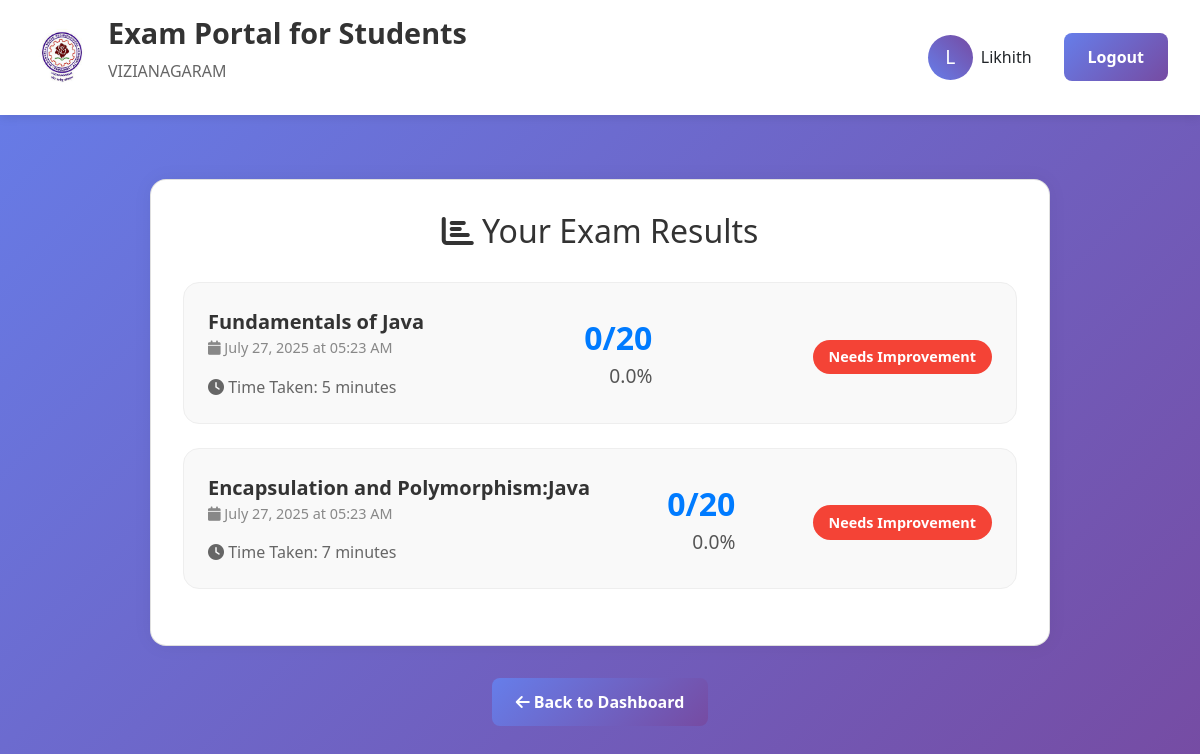
/results (signed in), run on the app's committed database.
### app.py (models this page shows)
class ExamResult(db.Model):
    id = db.Column(db.Integer, primary_key=True)
    user_id = db.Column(db.Integer, db.ForeignKey('user.id'), nullable=False)
    exam_id = db.Column(db.Integer, db.ForeignKey('exam.id'), nullable=False)
    score = db.Column(db.Integer, nullable=False)
    total_marks = db.Column(db.Integer, nullable=False)
    time_taken = db.Column(db.Integer)
    completed_at = db.Column(db.DateTime, default=datetime.utcnow)
    answers = db.Column(db.Text)

class Exam(db.Model):
    id = db.Column(db.Integer, primary_key=True)
    title = db.Column(db.String(100), nullable=False)
    description = db.Column(db.Text)
    duration_minutes = db.Column(db.Integer)
    total_marks = db.Column(db.Integer)
    created_at = db.Column(db.DateTime, default=datetime.utcnow)
    is_active = db.Column(db.Boolean, default=True)

### app.py (the view)
@app.route('/results')
def results():
    if not is_logged_in():
        return redirect(url_for('login'))
    user_results = db.session.query(ExamResult, Exam)\
        .join(Exam).filter(ExamResult.user_id == session['user_id']).all()
    return render_template('results.html', user_results=user_results)

### app.py (called while the page is built)
def is_logged_in():
    return 'user_id' in session

### templates/results.html (shortened to what this page needs)
{% extends "base.html" %}
{% block content %}
<div class="card">
    <h2 style="text-align: center; color: #333; margin-bottom: 2rem;">
        <i class="fas fa-chart-bar"></i> Your Exam Results
    </h2>
    {% if user_results %}
        {% for result, exam in user_results %}
            {% set percentage = (result.score / result.total_marks * 100) | round(1) %}
            <div class="result-card">
                <div>
                    <div class="exam-title">{{ exam.title }}</div>
                    <div class="exam-date">
                        <i class="fas fa-calendar"></i>
                        {{ result.completed_at.strftime('%B %d, %Y at %I:%M %p') }}
                    </div>
                    <div style="margin-top: 1rem; color: #666;">
                        <i class="fas fa-clock"></i> Time Taken: {{ result.time_taken }} minutes
                    </div>
                </div>
                <div class="score-display">
                    <div class="score-number">{{ result.score }}/{{ result.total_marks }}</div>
                    <div class="score-percentage">{{ percentage }}%</div>
                </div>
                <div>
                    {% if percentage >= 90 %}
                        <div class="performance-badge badge-excellent">Excellent!</div>
                    {% elif percentage >= 75 %}
                        <div class="performance-badge badge-good">Good</div>
                    {% elif percentage >= 60 %}
                        <div class="performance-badge badge-average">Average</div>
                    {% else %}
                        <div class="performance-badge badge-poor">Needs Improvement</div>
                    {% endif %}
                </div>
            </div>
        {% endfor %}
    {% endif %}
</div>
{% if user_results %}
    <div style="text-align: center; margin-top: 2rem;">
        <a href="{{ url_for('dashboard') }}" class="btn btn-secondary">
            <i class="fas fa-arrow-left"></i> Back to Dashboard
        </a>
    </div>
{% endif %}
{% endblock %}

### templates/base.html (style rules this page uses)
* { margin: 0; padding: 0; box-sizing: border-box; }
body { font-family: 'Segoe UI', Tahoma, Geneva, Verdana, sans-serif; background: linear-gradient(135deg, #667eea 0%, #764ba2 100%); min-height: 100vh; }
.btn { padding: 0.75rem 1.5rem; border: none; border-radius: 8px; font-size: 1rem; font-weight: 600; cursor: pointer; transition: all 0.3s ease; text-decoration: none; display: inline-block; text-align: center; }
.btn-secondary { background: linear-gradient(135deg, #667eea, #764ba2); color: white; }
.card { background: white; border-radius: 15px; padding: 2rem; box-shadow: 0 10px 30px rgba(0,0,0,0.1); margin-bottom: 2rem; animation: fadeIn 0.6s ease-out; transition: transform 0.3s ease; }
.card { background: #fff; padding: 2rem; border-radius: 1rem; box-shadow: 0 0 20px rgba(0, 0, 0, 0.05); margin: 2rem auto; max-width: 900px; }
.result-card { display: flex; justify-content: space-between; align-items: center; border: 1px solid #eee; padding: 1.5rem; margin-bottom: 1.5rem; border-radius: 1rem; background-color: #f9f9f9; }
.exam-title { font-size: 1.25rem; font-weight: 600; color: #333; }
.exam-date { font-size: 0.9rem; color: #888; }
.score-display { text-align: right; }
.score-number { font-size: 2rem; font-weight: bold; color: #007bff; }
.score-percentage { font-size: 1.2rem; color: #555; }
.performance-badge { margin-top: 0.5rem; padding: 0.4rem 1rem; border-radius: 20px; font-size: 0.9rem; display: inline-block; font-weight: 600; }
.badge-poor { background-color: #F44336; color: white; }

### data on the page
ExamResult: title "Fundamentals of Java", completed_at "July 27, 2025 at 05:23 AM", time_taken "5", score "0", total_marks "20", percentage "0.0"
ExamResult: title "Encapsulation and Polymorphism:Java", completed_at "July 27, 2025 at 05:23 AM", time_taken "7", score "0", total_marks "20", percentage "0.0"

### other printed values
{{ session.user_name[0].upper() }} "L"
{{ session.user_name }} "Likhith"
